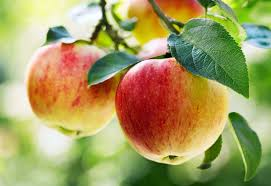
#> input picture week8_T17/apple4.jpg, 271 x 186 px
$ jupyter execute --allow-errors w8_T17.ipynb
#> lines starting #> are read from the running program, lines starting #| are printed output that depends on the picture
# Setup

[cell 1]
import sys
assert sys.version_info >= (3, 8)

import cv2 as cv
import numpy as np

if not cv.useOptimized():
    cv.setUseOptimized(True)

cv.useOptimized()

[cell 2]
# import some other external libraries
from mpl_toolkits.mplot3d import Axes3D
from matplotlib import cm
from matplotlib import colors
import matplotlib.pyplot as plt

[cell 3]
# Read the image
img = cv.imread('apple4.jpg')
#> img is the input picture: shape (186, 271, 3); mean B, G, R 96.9, 156.6, 165.8

if img is None:
    print("Error: Image not loaded. Check the file path.")
else:
    # Make a copy of the image
    img_copy = img.copy()

    # Convert the copied image to HSV
    hsv_img = cv.cvtColor(img_copy, cv.COLOR_BGR2HSV)
#> hsv_img: shape (186, 271, 3); mean H, S, V 39.6, 131.6, 182.8

    # Extract HSV channels
    h, s, v = cv.split(hsv_img)
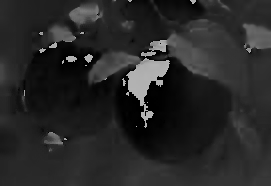
#> h: shape (186, 271); min 0, max 179, mean 39.6
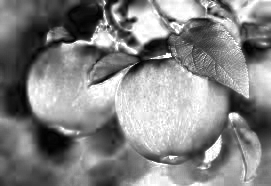
#> s: shape (186, 271); min 0, max 255, mean 131.6
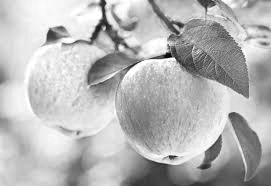
#> v: shape (186, 271); min 4, max 255, mean 182.8

    # Convert HSV to RGB for pixel colors
    pixel_colors = cv.cvtColor(hsv_img, cv.COLOR_HSV2RGB)

    # Flatten the arrays for plotting
    h_flat = h.ravel()
    s_flat = s.ravel()
    v_flat = v.ravel()
    pixel_colors_flat = pixel_colors.reshape((-1, 3)) / 255.0  # Normalize to [0, 1]

    # Create 3D scatter plot
    fig = plt.figure()
    axis = fig.add_subplot(1, 1, 1, projection="3d")

    axis.scatter(h_flat, s_flat, v_flat,
                 facecolors=pixel_colors_flat, marker=".")
    axis.view_init(elev=60, azim=300)
    axis.set_xlabel("Hue")
    axis.set_ylabel("Saturation")
    axis.set_zlabel("Value")

    plt.show()
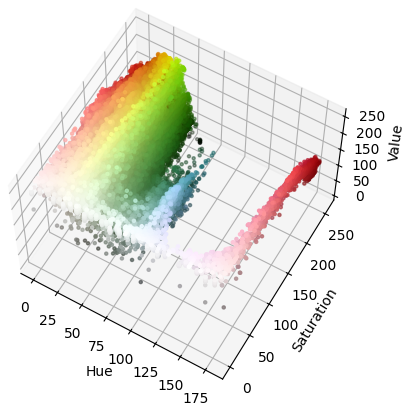
#> figure drawn by matplotlib, 1 panel
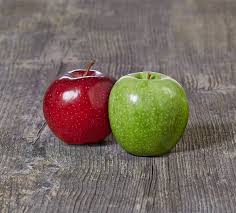
#> input picture week8_T17/apple1.jpg, 236 x 213 px
#> further down, img_pant is the input picture: shape (213, 236, 3); mean B, G, R 98.4, 108.2, 120.9

[cell 4]
import cv2
import numpy as np
import matplotlib.pyplot as plt

# [61 lines left out: functions color_segment, get_bounding_boxes, not called in this run]

# Define green and red ranges in Hue channel
green_range = (30, 90)
red_range = (165, 180)  # Only using this range for red

imgs = []

#> (the rest of this cell did not finish here and is left out)

[cell 5]
import cv2 as cv

# Initialize a list to store bounding boxes for each image
all_bounding_boxes = []
#> all_bounding_boxes = []

# Loop through all 5 images
for i in range(1, 6):
    # Load the image
    img_path = f"apple{i}.jpg"
    img = cv.imread(img_path)

    if img is None:
        print(f"Error: Image {img_path} not found or failed to load.")
        continue

    # Allow the user to select two bounding boxes
    print(f"Please select two bounding boxes for {img_path}. Press Enter after each selection.")

    bbs = []
    for j in range(2):  # Loop to get two bounding boxes
        bb = cv.selectROI("bounding box", img, showCrosshair=False, fromCenter=False)
        if bb != (0, 0, 0, 0):  # Check if a bounding box was selected
            x, y, w, h = bb
            x2, y2 = x + w, y + h
            bbs.append((x, y, x2, y2))  # Convert to (x1, y1, x2, y2)
            print(f"Selected bounding box {j + 1}: x={x}, y={y}, w={w}, h={h}")
        else:
            print(f"No bounding box selected for {img_path}.")

    # Store bounding boxes for the current image
    if len(bbs) == 2:  # Check if exactly two bounding boxes were selected
        all_bounding_boxes.append(bbs)
    else:
        print(f"Not enough bounding boxes selected for {img_path}. Skipping.")

    # Close the window after selection
    cv.destroyAllWindows()

# Print all bounding boxes for all images
print("\nAll Bounding Boxes:")
for i, boxes in enumerate(all_bounding_boxes, start=1):
    print(f"Image {i}:")
    for j, box in enumerate(boxes, start=1):
        print(f"  Bounding box {j}: x1={box[0]}, y1={box[1]}, x2={box[2]}, y2={box[3]}")
